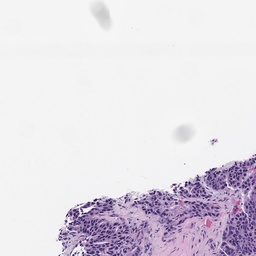
#> input picture data/0_1009_0_0_0.jpg, 256 x 256 px, shrunk from 1000 x 1000 before the run
$ jupyter execute Untitled43.ipynb
#> lines starting #> are read from the running program, lines starting #| are printed output that depends on the picture; after the words box and inside, x2 and y2 are one past the last pixel; in counts of white or black regions, pixels touching at a corner belong together
[cell 1]
"""
ROI Segmentation Pipeline (Manual + Coherence-Based Evaluation)

In this project, I tried to build a simple image segmentation pipeline
from scratch, without using OpenCV or advanced libraries.

The idea is to understand each step instead of relying on built-in functions.

The pipeline is:
image → grayscale → threshold → clean → main region → analysis → visualization
"""

import matplotlib
matplotlib.use('TkAgg')

import numpy as np
from PIL import Image
import matplotlib.pyplot as plt


def load_image(path):
#> called with path = 'data/0_1009_0_0_0.jpg'
    img = Image.open(path).convert("RGB")
#> img is the input picture: PIL image 256x256 RGB; mean R, G, B 225.6, 220.3, 228.8
    return np.array(img)


def to_gray(img):
    r, g, b = img[:,:,0], img[:,:,1], img[:,:,2]
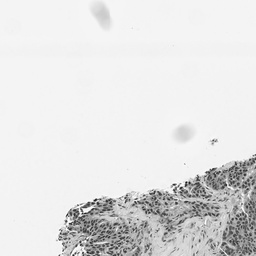
#> r: shape (256, 256); min 15, max 255, mean 225.6
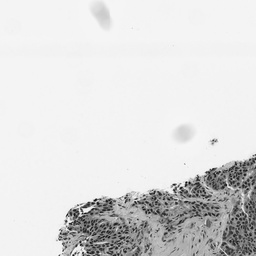
#> g: shape (256, 256); min 3, max 253, mean 220.3
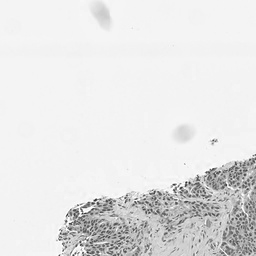
#> b: shape (256, 256); min 39, max 255, mean 228.8
    gray = 0.299*r + 0.587*g + 0.114*b
    return gray.astype(np.uint8)


def compute_threshold(gray):
    hist, _ = np.histogram(gray, bins=256, range=(0, 256))
#> hist = 256 values, max 38547 at index 243, min 0 at index 0, mean 256

    total = gray.size
#> total = 65536
    total_sum = np.dot(np.arange(256), hist)
#> total_sum = 14572490

    bg_sum = 0
    bg_weight = 0
    max_var = 0
    best_t = 0

    for t in range(256):
        bg_weight += hist[t]

        if bg_weight == 0:
            continue

        fg_weight = total - bg_weight
        if fg_weight == 0:
            break

        bg_sum += t * hist[t]

        mean_bg = bg_sum / bg_weight
        mean_fg = (total_sum - bg_sum) / fg_weight

        var = bg_weight * fg_weight * (mean_bg - mean_fg) ** 2

        if var > max_var:
            max_var = var
            best_t = t
#> this loop made 254 passes
#> (bg_weight, fg_weight, bg_sum, mean_bg, mean_fg, max_var) on passes 11, 14, 19, 21, 23, 26, 28, 29, 30, 31, 32, 33: (1, 65535, 10, 10, 222.4, 2.96e+09), (2, 65534, 23, 11.5, 222.4, 5.83e+09), (3, 65533, 41, 13.67, 222.4, 8.56e+09), (4, 65532, 61, 15.25, 222.4, 1.12e+10), (6, 65530, 105, 17.5, 222.4, 1.65e+10), (11, 65525, 230, 20.91, 222.4, 2.93e+10), (13, 65523, 284, 21.85, 222.4, 3.43e+10), (14, 65522, 312, 22.29, 222.4, 3.67e+10), (19, 65517, 457, 24.05, 222.4, 4.9e+10), (20, 65516, 487, 24.35, 222.4, 5.14e+10), (21, 65515, 518, 24.67, 222.4, 5.38e+10), (25, 65511, 646, 25.84, 222.4, 6.33e+10)
#> after the loop, best_t = 187; bg_sum = 14571731; bg_weight = 65536; max_var = 6.82e+12

    return best_t


def apply_threshold(gray, t):
    return np.where(gray <= t, 0, 255).astype(np.uint8)


def dilation(mask):
    h, w = mask.shape
    output = mask.copy()

    for i in range(1, h-1):
        for j in range(1, w-1):
            if np.any(mask[i-1:i+2, j-1:j+2] == 0):
                output[i,j] = 0
            else:
                output[i,j] = 255

    return output


def erosion(mask):
    h, w = mask.shape
    output = mask.copy()

    for i in range(1, h-1):
        for j in range(1, w-1):
            if np.all(mask[i-1:i+2, j-1:j+2] == 0):
                output[i,j] = 0
            else:
                output[i,j] = 255

    return output


# 🔥 Improved refinement (removes holes better)
def refine_segmentation(mask):
    mask = dilation(mask)
    mask = dilation(mask)
    mask = dilation(mask)

    mask = erosion(mask)
    mask = erosion(mask)

    return mask


# 🔥 Improved main region + hole filling
def select_main_region(mask):
    h, w = mask.shape
    visited = np.zeros_like(mask, dtype=bool)

    best_region = []

    def dfs(x, y):
        stack = [(x, y)]
        region = []

        while stack:
            i, j = stack.pop()

            if i < 0 or i >= h or j < 0 or j >= w:
                continue

            if visited[i,j] or mask[i,j] != 0:
                continue

            visited[i,j] = True
            region.append((i,j))

            for dx in [-1,0,1]:
                for dy in [-1,0,1]:
                    stack.append((i+dx, j+dy))

        return region

    for i in range(h):
        for j in range(w):
            if not visited[i,j] and mask[i,j] == 0:
                region = dfs(i, j)
                if len(region) > len(best_region):
                    best_region = region

    output = np.full_like(mask, 255)

    for i, j in best_region:
        output[i,j] = 0

    # 🔥 fill internal holes
    output = dilation(output)
    output = dilation(output)
    output = erosion(output)

    return output


def analyze(mask):
    total_pixels = mask.size
    foreground_pixels = np.sum(mask == 0)

    ratio = foreground_pixels / total_pixels

    h, w = mask.shape
    visited = np.zeros_like(mask, dtype=bool)
    regions = []

    def dfs(x, y):
        stack = [(x, y)]
        count = 0

        while stack:
            i, j = stack.pop()

            if i < 0 or i >= h or j < 0 or j >= w:
                continue

            if visited[i,j] or mask[i,j] != 0:
                continue

            visited[i,j] = True
            count += 1

            for dx in [-1,0,1]:
                for dy in [-1,0,1]:
                    stack.append((i+dx, j+dy))

        return count

    for i in range(h):
        for j in range(w):
            if not visited[i,j] and mask[i,j] == 0:
                regions.append(dfs(i, j))

    if len(regions) == 0:
        return ratio, "Low"

    largest = max(regions)
    coherence = largest / foreground_pixels

    if coherence > 0.9:
        quality = "High"
    elif coherence > 0.6:
        quality = "Medium"
    else:
        quality = "Low"

    return ratio, quality


# 🔥 thicker overlay
def create_overlay(img, mask):
    overlay = img.copy()
    h, w = mask.shape

    thickness = 3

    for i in range(1, h-1):
        for j in range(1, w-1):
            if mask[i,j] == 0:
                if np.any(mask[i-1:i+2, j-1:j+2] == 255):

                    for di in range(-thickness, thickness+1):
                        for dj in range(-thickness, thickness+1):
                            ni, nj = i + di, j + dj
                            if 0 <= ni < h and 0 <= nj < w:
                                overlay[ni, nj] = [255, 0, 0]

    return overlay


def show_results(img, gray, mask, refined, final, t, ratio, quality):
    overlay = create_overlay(img, final)

    plt.figure(figsize=(18, 5))

    titles = ["Original", "Gray", "Mask", "Refined", "Final ROI", "Overlay"]
    images = [img, gray, mask, refined, final, overlay]

    for i in range(6):
        ax = plt.subplot(1, 6, i+1)

        if i in [0, 5]:
            ax.imshow(images[i])
        else:
            ax.imshow(images[i], cmap="gray")

        ax.set_title(titles[i])
        ax.axis("off")

    ax = plt.subplot(1, 6, 5)
    ax.text(
        0.02, 0.95,
        f"T: {t}\nRatio: {ratio:.2f}\nQuality: {quality}",
        color="red",
        fontsize=10,
        verticalalignment='top',
        transform=ax.transAxes,
        bbox=dict(facecolor="white", alpha=0.85)
    )

    plt.tight_layout()

    import os
    os.makedirs("outputs", exist_ok=True)
    plt.savefig("outputs/final_pipeline.png", bbox_inches='tight')

    plt.show()


if __name__ == "__main__":
    import sys

    if len(sys.argv) < 2:
        print("Usage: python main.py <image_path>")
        exit()

    image_path = sys.argv[1]

    img = load_image(image_path)
    gray = to_gray(img)

    t = compute_threshold(gray)
#> t = 187

    mask = apply_threshold(gray, t)
#> in apply_threshold, `return np.where(gray <= t, 0, 255).astype(np.uint8)`:
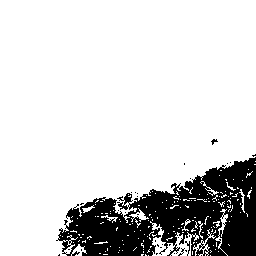
#> returned value: shape (256, 256); 83% white; 31 black regions (28 under 20 px), largest, box (x1, y1, x2, y2) and area: (56, 157, 256, 256) 11044, (185, 241, 190, 256) 25, (211, 139, 218, 145) 20
    refined = refine_segmentation(mask)
#> after the loop in dilation, `for i in range(1, h-1):`: output: shape (256, 256); 79% white; 3 black regions (1 under 20 px), largest, box (x1, y1, x2, y2) and area: (55, 153, 256, 256) 13695, (210, 138, 219, 146) 51
#> after the loop in dilation (call 2), `for i in range(1, h-1):`: output: shape (256, 256); 78.1% white; 3 black regions, box (x1, y1, x2, y2) and area: (54, 152, 256, 256) 14226, (209, 137, 220, 147) 89, (182, 161, 187, 167) 30
#> after the loop in dilation (call 3), `for i in range(1, h-1):`: output: shape (256, 256); 77.5% white; 3 black regions, box (x1, y1, x2, y2) and area: (53, 151, 256, 256) 14565, (208, 136, 221, 148) 135, (181, 160, 188, 168) 56
#> after the loop in erosion, `for i in range(1, h-1):`:
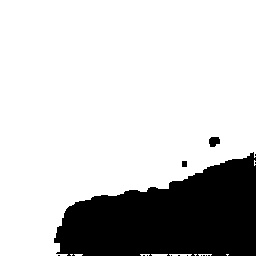
#> output: shape (256, 256); 78.3% white; 15 black regions (12 under 20 px), largest, box (x1, y1, x2, y2) and area: (54, 152, 256, 256) 14115, (209, 137, 220, 147) 89, (182, 161, 187, 167) 30
#> after the loop in erosion (call 2), `for i in range(1, h-1):`:
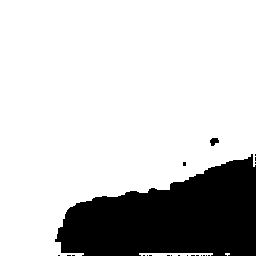
#> output: shape (256, 256); 79% white; 22 black regions (20 under 20 px), largest, box (x1, y1, x2, y2) and area: (55, 154, 256, 256) 13636, (210, 138, 219, 146) 51
    final = select_main_region(refined)
#> after the loop in select_main_region, `for i, j in best_region:`:
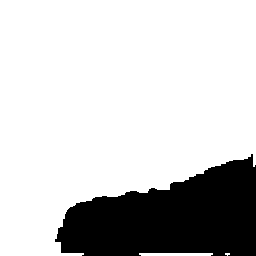
#> output: shape (256, 256); 79.2% white; 1 black region, box (x1, y1, x2, y2) and area: (55, 154, 256, 256) 13636
#> after the loop in dilation (call 4), `for i in range(1, h-1):`:
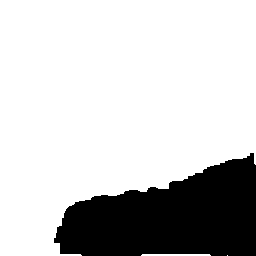
#> output: shape (256, 256); 78.5% white; 1 black region, box (x1, y1, x2, y2) and area: (54, 153, 256, 256) 14084
#> after the loop in dilation (call 5), `for i in range(1, h-1):`:
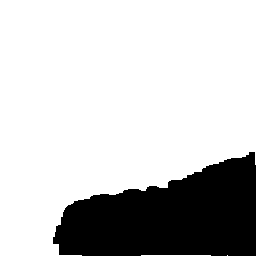
#> output: shape (256, 256); 77.9% white; 1 black region, box (x1, y1, x2, y2) and area: (53, 152, 256, 256) 14504
#> after the loop in erosion (call 3), `for i in range(1, h-1):`: output: shape (256, 256); 78.5% white; 1 black region, box (x1, y1, x2, y2) and area: (54, 153, 256, 256) 14073

    ratio, quality = analyze(final)
#> in analyze, `foreground_pixels = np.sum(mask == 0)`: foreground_pixels = 14073
#> in analyze, `ratio = foreground_pixels / total_pixels`: ratio = 0.215
#> in analyze, `coherence = largest / foreground_pixels`: coherence = 1
#> ratio = 0.215; quality = 'High'

    print(f"Threshold: {t}")
#| Threshold: 187
    print(f"Ratio: {ratio:.2f}")
#| Ratio: 0.21
    print(f"Quality: {quality}")
#| Quality: High

    show_results(img, gray, mask, refined, final, t, ratio, quality)
#> after the loop in create_overlay, `for i in range(1, h-1):`:
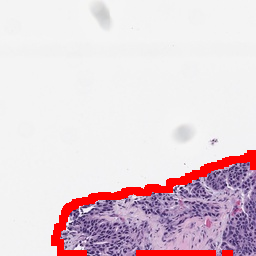
#> overlay: shape (256, 256, 3); 4.55% of pixels changed, all inside (x1, y1, x2, y2) = (51, 150, 256, 256)
